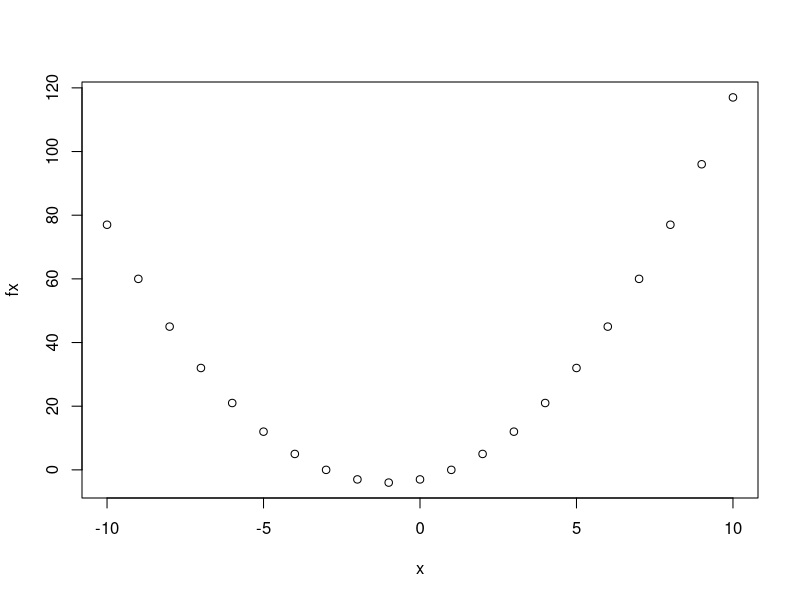

Reproduce this figure in R. (Note: this script raises an error after producing the figure.)



# Exemplo com a função optim
f = function(x) {
  fx = x ^ 2 + 2 * x - 3
}
x = seq(-10, 10)
fx = f(x)
plot(x, fx)
x[which.min(fx)]
optim(
  fn = f,
  par = 0,
  method = "Brent",
  lower = -10,
  upper = 10
)

# Regressao
require(tidyverse)
n = 1000
b0 = 2
b1 = .6
# resposta simulada
dados = tibble(x1 = rnorm(n, 3, 1),
               y = b0 + b1 * x1 + rnorm(n))
dados

dados_mf = model.frame(y ~ x1, data = dados) # colocar no formato mf
X = model.matrix(dados_mf, data = dados) # matriz X regressoras
Y = model.response(dados_mf) # resposta

fx = function(b0_b1, X_matriz, Y_matriz) {
  beta_vetor = b0_b1
  XB = X %*% beta_vetor
  erro = t(Y - XB) %*% (Y - XB)
  sum_erro = sum(erro)
  return(sum_erro)
}


par_est = optim(
  par = c(1, 1),
  fn = fx,
  Y_matriz = Y,
  X_matriz = X
)
par_est$par
beta_est = par_est$par
y_est = X %*% beta_est
(mse = mean((y - y_est) ^ 2))
resid = (y - y_est)
